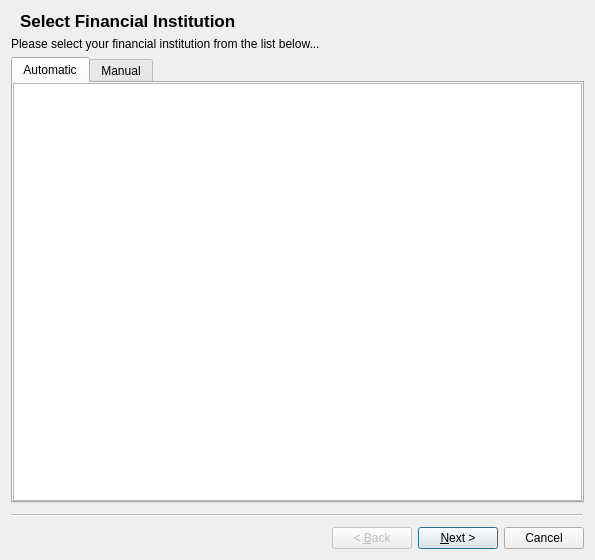
<?xml version="1.0" encoding="UTF-8"?>
<ui version="4.0">
 <class>KOnlineBankingSetupWizard</class>
 <widget class="QWizard" name="KOnlineBankingSetupWizard">
  <property name="geometry">
   <rect>
    <x>0</x>
    <y>0</y>
    <width>595</width>
    <height>560</height>
   </rect>
  </property>
  <property name="windowTitle">
   <string>Online Banking Account Setup</string>
  </property>
  <widget class="QWizardPage" name="FIPage">
   <property name="title">
    <string>Select Financial Institution</string>
   </property>
   <layout class="QHBoxLayout">
    <property name="margin">
     <number>0</number>
    </property>
    <item>
     <layout class="QVBoxLayout">
      <item>
       <widget class="QLabel" name="textLabel2">
        <property name="text">
         <string>Please select your financial institution from the list below...</string>
        </property>
        <property name="alignment">
         <set>Qt::AlignVCenter</set>
        </property>
        <property name="wordWrap">
         <bool>true</bool>
        </property>
       </widget>
      </item>
      <item>
       <widget class="KTabWidget" name="m_selectionTab">
        <property name="currentIndex">
         <number>0</number>
        </property>
        <widget class="QWidget" name="autoTab">
         <attribute name="title">
          <string comment="@title type of online banking connection">Automatic</string>
         </attribute>
         <layout class="QVBoxLayout">
          <property name="margin">
           <number>0</number>
          </property>
          <item>
           <widget class="KListWidget" name="m_listFi"/>
          </item>
         </layout>
        </widget>
        <widget class="QWidget" name="manualTab">
         <attribute name="title">
          <string comment="@title type of online banking connection">Manual</string>
         </attribute>
         <layout class="QVBoxLayout">
          <property name="margin">
           <number>0</number>
          </property>
          <item>
           <layout class="QGridLayout">
            <item row="2" column="1">
             <widget class="KUrlRequester" name="m_url"/>
            </item>
            <item row="0" column="0">
             <widget class="QLabel" name="textLabel4">
              <property name="text">
               <string>Org</string>
              </property>
              <property name="wordWrap">
               <bool>false</bool>
              </property>
             </widget>
            </item>
            <item row="1" column="0">
             <widget class="QLabel" name="textLabel1_5">
              <property name="text">
               <string>FID</string>
              </property>
              <property name="wordWrap">
               <bool>false</bool>
              </property>
             </widget>
            </item>
            <item row="0" column="1">
             <widget class="KLineEdit" name="m_bankName"/>
            </item>
            <item row="1" column="1">
             <widget class="KLineEdit" name="m_fid"/>
            </item>
            <item row="2" column="0">
             <widget class="QLabel" name="textLabel2_4">
              <property name="text">
               <string>URL</string>
              </property>
              <property name="wordWrap">
               <bool>false</bool>
              </property>
             </widget>
            </item>
           </layout>
          </item>
          <item>
           <spacer name="spacer3">
            <property name="orientation">
             <enum>Qt::Vertical</enum>
            </property>
            <property name="sizeType">
             <enum>QSizePolicy::Expanding</enum>
            </property>
            <property name="sizeHint" stdset="0">
             <size>
              <width>20</width>
              <height>90</height>
             </size>
            </property>
           </spacer>
          </item>
         </layout>
        </widget>
       </widget>
      </item>
     </layout>
    </item>
   </layout>
  </widget>
  <widget class="QWizardPage" name="LoginPage">
   <property name="title">
    <string>Enter Login Details</string>
   </property>
   <layout class="QGridLayout" name="gridLayout1">
    <property name="margin">
     <number>0</number>
    </property>
    <item row="0" column="0" colspan="2">
     <widget class="QLabel" name="qLabel1">
      <property name="focusPolicy">
       <enum>Qt::NoFocus</enum>
      </property>
      <property name="text">
       <string>Please enter the username and password you use to log into this bank for online banking.  Please note that many banks require a separate signup, and assign a separate PIN or password just for online banking from home.</string>
      </property>
      <property name="wordWrap">
       <bool>true</bool>
      </property>
     </widget>
    </item>
    <item row="1" column="0">
     <widget class="QLabel" name="textLabel1_4">
      <property name="text">
       <string comment="@label account username">Username</string>
      </property>
      <property name="wordWrap">
       <bool>false</bool>
      </property>
     </widget>
    </item>
    <item row="1" column="1">
     <widget class="KLineEdit" name="m_editUsername"/>
    </item>
    <item row="2" column="0">
     <widget class="QLabel" name="textLabel2_3">
      <property name="text">
       <string>Password</string>
      </property>
      <property name="wordWrap">
       <bool>false</bool>
      </property>
     </widget>
    </item>
    <item row="2" column="1">
     <widget class="KLineEdit" name="m_editPassword"/>
    </item>
    <item row="4" column="1">
     <widget class="QCheckBox" name="m_storePassword">
      <property name="text">
       <string>Store password</string>
      </property>
     </widget>
    </item>
    <item row="5" column="0">
     <widget class="QLabel" name="textLabel1_2_3">
      <property name="text">
       <string>Identify as</string>
      </property>
      <property name="wordWrap">
       <bool>false</bool>
      </property>
     </widget>
    </item>
    <item row="5" column="1">
     <layout class="QHBoxLayout" name="horizontalLayout" stretch="0,0,0">
      <item>
       <widget class="KComboBox" name="m_applicationCombo"/>
      </item>
      <item>
       <widget class="KLineEdit" name="m_applicationEdit">
        <property name="whatsThis">
         <string>Expert option to enter the four digit version information of the application</string>
        </property>
       </widget>
      </item>
      <item>
       <spacer name="spacer4_2">
        <property name="orientation">
         <enum>Qt::Horizontal</enum>
        </property>
        <property name="sizeType">
         <enum>QSizePolicy::Expanding</enum>
        </property>
        <property name="sizeHint" stdset="0">
         <size>
          <width>40</width>
          <height>20</height>
         </size>
        </property>
       </spacer>
      </item>
     </layout>
    </item>
    <item row="6" column="0">
     <widget class="QLabel" name="textLabel1_6">
      <property name="text">
       <string>Header Version</string>
      </property>
      <property name="wordWrap">
       <bool>false</bool>
      </property>
     </widget>
    </item>
    <item row="6" column="1">
     <layout class="QHBoxLayout" name="horizontalLayout_2">
      <item>
       <widget class="KComboBox" name="m_headerVersionCombo"/>
      </item>
      <item>
       <widget class="KLineEdit" name="m_headerVersionEdit"/>
      </item>
      <item>
       <spacer name="horizontalSpacer">
        <property name="orientation">
         <enum>Qt::Horizontal</enum>
        </property>
        <property name="sizeHint" stdset="0">
         <size>
          <width>40</width>
          <height>20</height>
         </size>
        </property>
       </spacer>
      </item>
     </layout>
    </item>
    <item row="7" column="0" colspan="2">
     <widget class="QLabel" name="textLabel3">
      <property name="text">
       <string>Connection Details</string>
      </property>
      <property name="wordWrap">
       <bool>false</bool>
      </property>
     </widget>
    </item>
    <item row="8" column="0" colspan="2">
     <widget class="KTextBrowser" name="m_textDetails">
      <property name="enabled">
       <bool>true</bool>
      </property>
      <property name="focusPolicy">
       <enum>Qt::NoFocus</enum>
      </property>
     </widget>
    </item>
    <item row="3" column="0">
     <widget class="QLabel" name="m_clientUidLabel">
      <property name="text">
       <string>Client UID</string>
      </property>
     </widget>
    </item>
    <item row="3" column="1">
     <widget class="QLineEdit" name="m_editClientUid"/>
    </item>
   </layout>
  </widget>
  <widget class="QWizardPage" name="AccountPage">
   <property name="title">
    <string>Select Account</string>
   </property>
   <layout class="QHBoxLayout">
    <property name="margin">
     <number>0</number>
    </property>
    <item>
     <layout class="QVBoxLayout">
      <item>
       <widget class="QLabel" name="textLabel2_2">
        <property name="text">
         <string>Please select the account from your financial institution from the list below which matches this account.</string>
        </property>
        <property name="alignment">
         <set>Qt::AlignVCenter</set>
        </property>
        <property name="wordWrap">
         <bool>true</bool>
        </property>
       </widget>
      </item>
      <item>
       <widget class="QTreeWidget" name="m_listAccount">
        <column>
         <property name="text">
          <string>Number</string>
         </property>
        </column>
        <column>
         <property name="text">
          <string>Type</string>
         </property>
        </column>
        <column>
         <property name="text">
          <string>Bank</string>
         </property>
        </column>
        <column>
         <property name="text">
          <string>Branch</string>
         </property>
        </column>
       </widget>
      </item>
     </layout>
    </item>
   </layout>
  </widget>
  <widget class="QWizardPage" name="WizardPage">
   <property name="title">
    <string>Finish</string>
   </property>
   <layout class="QHBoxLayout">
    <item>
     <layout class="QVBoxLayout">
      <item>
       <widget class="QLabel" name="m_labelFinal">
        <property name="text">
         <string>Congratulations: you have successfully set up your bank for online banking via OFX.</string>
        </property>
        <property name="alignment">
         <set>Qt::AlignVCenter</set>
        </property>
        <property name="wordWrap">
         <bool>true</bool>
        </property>
       </widget>
      </item>
     </layout>
    </item>
   </layout>
  </widget>
 </widget>
 <layoutdefault spacing="6" margin="11"/>
 <customwidgets>
  <customwidget>
   <class>KTextBrowser</class>
   <extends>QTextBrowser</extends>
   <header>ktextbrowser.h</header>
  </customwidget>
  <customwidget>
   <class>KComboBox</class>
   <extends>QComboBox</extends>
   <header>kcombobox.h</header>
  </customwidget>
  <customwidget>
   <class>KLineEdit</class>
   <extends>QLineEdit</extends>
   <header>klineedit.h</header>
  </customwidget>
  <customwidget>
   <class>KListWidget</class>
   <extends>QListWidget</extends>
   <header>klistwidget.h</header>
  </customwidget>
  <customwidget>
   <class>KUrlRequester</class>
   <extends>QFrame</extends>
   <header>kurlrequester.h</header>
  </customwidget>
  <customwidget>
   <class>KTabWidget</class>
   <extends>QTabWidget</extends>
   <header>ktabwidget.h</header>
   <container>1</container>
  </customwidget>
 </customwidgets>
 <tabstops>
  <tabstop>m_selectionTab</tabstop>
  <tabstop>m_listFi</tabstop>
  <tabstop>m_bankName</tabstop>
  <tabstop>m_fid</tabstop>
  <tabstop>m_url</tabstop>
  <tabstop>m_editUsername</tabstop>
  <tabstop>m_editPassword</tabstop>
  <tabstop>m_storePassword</tabstop>
  <tabstop>m_applicationCombo</tabstop>
  <tabstop>m_headerVersionCombo</tabstop>
  <tabstop>m_listAccount</tabstop>
 </tabstops>
 <resources/>
 <connections/>
</ui>
